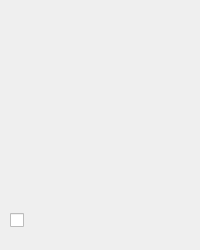
<?xml version="1.0" encoding="UTF-8"?>
<ui version="4.0">
 <class>Form</class>
 <widget class="QWidget" name="Form">
  <property name="geometry">
   <rect>
    <x>0</x>
    <y>0</y>
    <width>200</width>
    <height>250</height>
   </rect>
  </property>
  <property name="windowTitle">
   <string>Form</string>
  </property>
  <widget class="QLabel" name="thumbLabel">
   <property name="geometry">
    <rect>
     <x>10</x>
     <y>10</y>
     <width>180</width>
     <height>180</height>
    </rect>
   </property>
   <property name="sizePolicy">
    <sizepolicy hsizetype="Fixed" vsizetype="Fixed">
     <horstretch>0</horstretch>
     <verstretch>0</verstretch>
    </sizepolicy>
   </property>
   <property name="text">
    <string/>
   </property>
  </widget>
  <widget class="QCheckBox" name="checkBox">
   <property name="geometry">
    <rect>
     <x>10</x>
     <y>200</y>
     <width>180</width>
     <height>40</height>
    </rect>
   </property>
   <property name="text">
    <string/>
   </property>
  </widget>
 </widget>
 <resources/>
 <connections/>
</ui>
